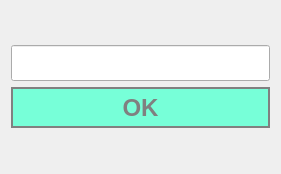
<?xml version="1.0" encoding="UTF-8"?>
<ui version="4.0">
 <class>Form</class>
 <widget class="QWidget" name="Form">
  <property name="windowModality">
   <enum>Qt::WindowModal</enum>
  </property>
  <property name="geometry">
   <rect>
    <x>0</x>
    <y>0</y>
    <width>281</width>
    <height>174</height>
   </rect>
  </property>
  <property name="windowTitle">
   <string>Form</string>
  </property>
  <layout class="QVBoxLayout" name="verticalLayout_2">
   <item>
    <layout class="QVBoxLayout" name="verticalLayout">
     <item>
      <widget class="QLineEdit" name="lineEdit">
       <property name="font">
        <font>
         <pointsize>18</pointsize>
        </font>
       </property>
       <property name="styleSheet">
        <string notr="true">QLineEdit {

border: 2px solid gray;
}

background-color: white;</string>
       </property>
      </widget>
     </item>
     <item>
      <widget class="QPushButton" name="pushButton_OK">
       <property name="minimumSize">
        <size>
         <width>0</width>
         <height>41</height>
        </size>
       </property>
       <property name="font">
        <font>
         <pointsize>18</pointsize>
         <bold>true</bold>
        </font>
       </property>
       <property name="styleSheet">
        <string notr="true">QPushButton {
background-color: rgb(119, 255, 216);
color: gray;
border: 2px solid gray;
}
QPushButton:pressed {
    background-color: rgb(180, 61, 255);
}</string>
       </property>
       <property name="text">
        <string>OK</string>
       </property>
      </widget>
     </item>
    </layout>
   </item>
  </layout>
 </widget>
 <resources/>
 <connections>
  <connection>
   <sender>pushButton_OK</sender>
   <signal>clicked()</signal>
   <receiver>Form</receiver>
   <slot>close()</slot>
   <hints>
    <hint type="sourcelabel">
     <x>171</x>
     <y>108</y>
    </hint>
    <hint type="destinationlabel">
     <x>202</x>
     <y>123</y>
    </hint>
   </hints>
  </connection>
 </connections>
</ui>
